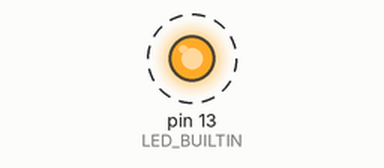
A sketch run on a simulated Arduino Uno, built with avr-gcc and run on an emulated ATmega328P. Shown: output pins drawn as LEDs (lit = HIGH). Dashed ring = blinking. What the sketch prints to the serial monitor is not drawn.

Above: at 0.2 s.
Timing chart, 0 to 3.0 s (numbered marks = the images above):
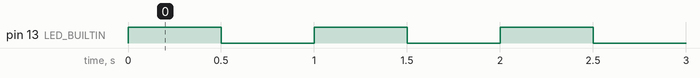

Measured:
- by itself, pin 13 (LED_BUILTIN): alternates HIGH for 0.50 s and LOW for 0.50 s

The sketch:

00_ARDUINO_CAN_TEST.ino
```cpp
#include <SPI.h>
#include <mcp2515.h>

#define DELAY 500

struct can_frame canMsg1;
struct can_frame canMsg2;
MCP2515 mcp2515(53);

void setup() {
  canMsg1.can_id  = 0x0F6;
  canMsg1.can_dlc = 8;
  canMsg1.data[0] = 0x01;
  canMsg1.data[1] = 0x02;
  canMsg1.data[2] = 0x03;
  canMsg1.data[3] = 0x04;
  canMsg1.data[4] = 0x05;
  canMsg1.data[5] = 0x06;
  canMsg1.data[6] = 0x07;
  canMsg1.data[7] = 0x08;

  canMsg2.can_id  = 0x036;
  canMsg2.can_dlc = 8;
  canMsg2.data[0] = 0x0E;
  canMsg2.data[1] = 0x00;
  canMsg2.data[2] = 0x00;
  canMsg2.data[3] = 0x08;
  canMsg2.data[4] = 0x01;
  canMsg2.data[5] = 0x00;
  canMsg2.data[6] = 0x00;
  canMsg2.data[7] = 0xA0;

  while (!Serial);
  Serial.begin(115200);

  mcp2515.reset();
  mcp2515.setBitrate(CAN_500KBPS, MCP_8MHZ);
  mcp2515.setNormalMode();

  pinMode(LED_BUILTIN, OUTPUT);

  Serial.println("Example: Write to CAN");
}

void loop() {
  mcp2515.sendMessage(&canMsg1);
  //mcp2515.sendMessage(&canMsg2);

  Serial.println("Messages sent");
  digitalWrite(LED_BUILTIN, HIGH);

  delay(DELAY);
  digitalWrite(LED_BUILTIN, LOW);
  delay(DELAY);
}
```
